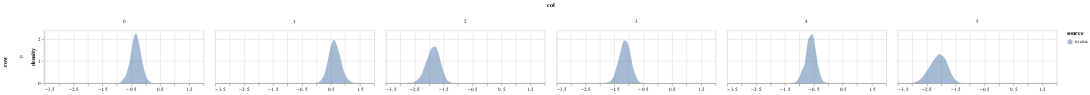

The code cell stored with this chart in its notebook:
### Code cell
param = 'alpha'
df = get_post_df(ps[param]) 
df['source'] = 'mcmc'
plot_density(df, height=100)

### Figure 1 — Vega-Lite specification as saved in the notebook (floating-point values rounded to 4 significant figures; data arrays with more than 128 entries replaced by an {"elided": "..."} marker saying what was removed)
{"config": {"view": {"continuousWidth": 400, "continuousHeight": 300}}, "data": {"name": "data-53fbec7d0f24fff7fea7d50b2c739921"}, "mark": {"type": "area", "opacity": 0.5}, "encoding": {"color": {"type": "nominal", "field": "source"}, "column": {"type": "quantitative", "field": "col"}, "row": {"type": "quantitative", "field": "row"}, "x": {"type": "quantitative", "field": "value", "title": null}, "y": {"type": "quantitative", "field": "density"}}, "height": 100, "resolve": {"scale": {"x": "independent"}}, "transform": [{"fold": ["value"]}, {"density": "value", "groupby": ["cn", "row", "col", "source"]}], "width": 300, "$schema": "https://vega.github.io/schema/vega-lite/v4.8.1.json", "datasets": {"data-53fbec7d0f24fff7fea7d50b2c739921": {"elided": "6000 records"}}}
